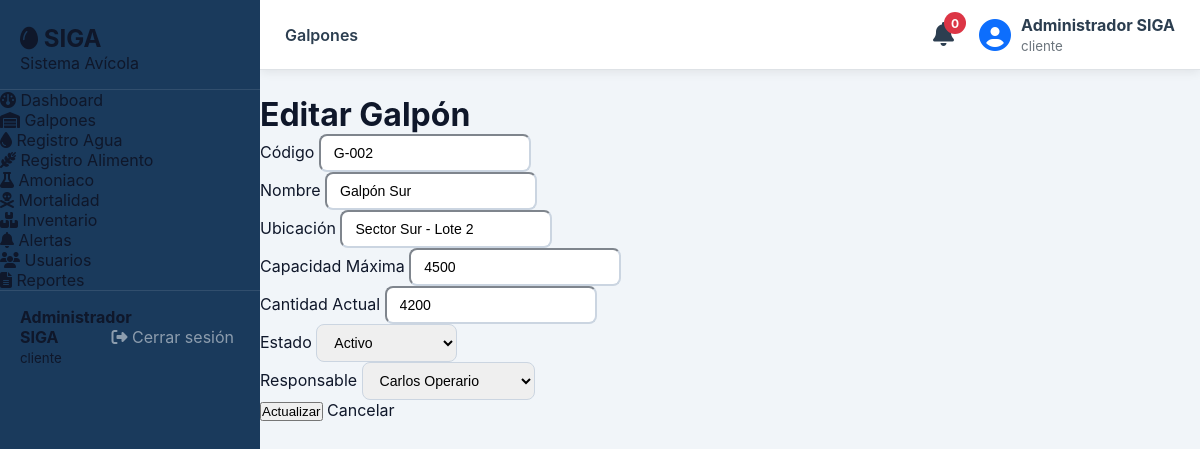
Screenshot of /legacy-php/modules/galpones/editar.php?id=2 (signed in) with the database file from the repository.
### tables this page shows
CREATE TABLE IF NOT EXISTS `galpones` (
  `id`                  INT UNSIGNED NOT NULL AUTO_INCREMENT,
  `codigo`              VARCHAR(20)  NOT NULL UNIQUE,
  `nombre`              VARCHAR(100) NOT NULL,
  `ubicacion`           VARCHAR(200),
  `capacidad_maxima`    INT UNSIGNED NOT NULL DEFAULT 0,
  `cantidad_actual`     INT UNSIGNED NOT NULL DEFAULT 0,
  `estado`              ENUM('activo','inactivo','mantenimiento') NOT NULL DEFAULT 'activo',
  `responsable_id`      INT UNSIGNED,
  `created_at`          DATETIME NOT NULL DEFAULT CURRENT_TIMESTAMP,
  PRIMARY KEY (`id`),
  CONSTRAINT `fk_galpones_responsable` FOREIGN KEY (`responsable_id`) REFERENCES `usuarios`(`id`) ON DELETE SET NULL
);

CREATE TABLE IF NOT EXISTS `usuarios` (
  `id`              INT UNSIGNED NOT NULL AUTO_INCREMENT,
  `nombre_completo` VARCHAR(150) NOT NULL,
  `documento`       VARCHAR(30)  NOT NULL UNIQUE,
  `email`           VARCHAR(120) NOT NULL UNIQUE,
  `telefono`        VARCHAR(20),
  `password_hash`   VARCHAR(255) NOT NULL,
  `rol_id`          INT UNSIGNED NOT NULL DEFAULT 2,
  `activo`          TINYINT(1)   NOT NULL DEFAULT 1,
  `created_at`      DATETIME     NOT NULL DEFAULT CURRENT_TIMESTAMP,
  `updated_at`      DATETIME     NOT NULL DEFAULT CURRENT_TIMESTAMP ON UPDATE CURRENT_TIMESTAMP,
  PRIMARY KEY (`id`),
  CONSTRAINT `fk_usuarios_rol` FOREIGN KEY (`rol_id`) REFERENCES `roles`(`id`)
);

### legacy-php/modules/galpones/editar.php (the view, shortened to what this page needs)
<?php
$db = getDB();
$id = $_GET['id'] ?? null;
$stmt = $db->prepare("SELECT * FROM galpones WHERE id = ?");
$stmt->execute([$id]);
$galpon = $stmt->fetch();
$usuarios = $db->query("
    SELECT id, nombre_completo
    FROM usuarios
    WHERE activo = 1
")->fetchAll();
include '../../includes/header.php';
?>
<div class="container">
    <h1>Editar Galpón</h1>
    <form method="POST">
        <div class="mb-3">
            <label>Código</label>
            <input type="text"
                   name="codigo"
                   class="form-control"
                   value="<?= htmlspecialchars($galpon['codigo']) ?>"
                   required>
        </div>
        <div class="mb-3">
            <label>Nombre</label>
            <input type="text"
                   name="nombre"
                   class="form-control"
                   value="<?= htmlspecialchars($galpon['nombre']) ?>"
                   required>
        </div>
        <div class="mb-3">
            <label>Ubicación</label>
            <input type="text"
                   name="ubicacion"
                   class="form-control"
                   value="<?= htmlspecialchars($galpon['ubicacion']) ?>"
                   required>
        </div>
        <div class="mb-3">
            <label>Capacidad Máxima</label>
            <input type="number"
                   name="capacidad_maxima"
                   class="form-control"
                   value="<?= $galpon['capacidad_maxima'] ?>"
                   required>
        </div>
        <div class="mb-3">
            <label>Cantidad Actual</label>
            <input type="number"
                   name="cantidad_actual"
                   class="form-control"
                   value="<?= $galpon['cantidad_actual'] ?>"
                   required>
        </div>
        <div class="mb-3">
            <label>Estado</label>
            <select name="estado" class="form-control">
                <option value="activo"
                    <?= $galpon['estado'] == 'activo' ? 'selected' : '' ?>>
                    Activo
                </option>
            </select>
        </div>
        <div class="mb-3">
            <label>Responsable</label>
            <select name="responsable_id" class="form-control">
                <?php foreach($usuarios as $u): ?>
                    <option value="<?= $u['id'] ?>"
                        <?= $u['id'] == $galpon['responsable_id'] ? 'selected' : '' ?>>
                        <?= htmlspecialchars($u['nombre_completo']) ?>
                    </option>
                <?php endforeach; ?>
            </select>
        </div>
        <button class="btn btn-warning">
            Actualizar
        </button>
        <a href="index.php" class="btn btn-secondary">
            Cancelar
        </a>
    </form>
</div>
<?php include '../../includes/footer.php'; ?>

### legacy-php/assets/css/siga.css (style rules this page uses)
:root { --siga-blue: #1a3a5c; --siga-blue-mid: #2a5298; --siga-blue-lt: #3d6eb5; --siga-green: #2e7d52; --siga-green-lt: #43a875; --siga-amber: #e67e22; --siga-red: #c0392b; --siga-white: #f8fafc; --siga-gray-50: #f1f5f9; --siga-gray-100: #e2e8f0; --siga-gray-300: #cbd5e1; --siga-gray-500: #64748b; --siga-gray-700: #334155; --siga-gray-900: #0f172a; --sidebar-w: 260px; --topbar-h: 62px; --radius: 12px; --radius-sm: 8px; --shadow: 0 4px 20px rgba(26,58,92,.10); --shadow-sm: 0 2px 8px rgba(26,58,92,.07); --transition: .22s ease; font-family: 'Inter', system-ui, sans-serif; }
*, *::before, *::after { box-sizing: border-box; margin: 0; padding: 0; }
body { background: var(--siga-gray-50); color: var(--siga-gray-900); }
a { text-decoration: none; color: inherit; }
.form-control, .form-select { border-color: var(--siga-gray-300); border-radius: var(--radius-sm); font-size: .88rem; padding: 9px 13px; transition: border-color var(--transition), box-shadow var(--transition); }

### rows the page displays
galpones: codigo "G-002", nombre "Galpón Sur", ubicacion "Sector Sur - Lote 2", capacidad_maxima "4500", cantidad_actual "4200", estado "Activo", responsable_id "Carlos Operario"

### other values shown
$nombreUsuario "Administrador SIGA"
$rolUsuario "cliente"
$activePage "Galpones"
$stmt->fetchColumn() "0"
